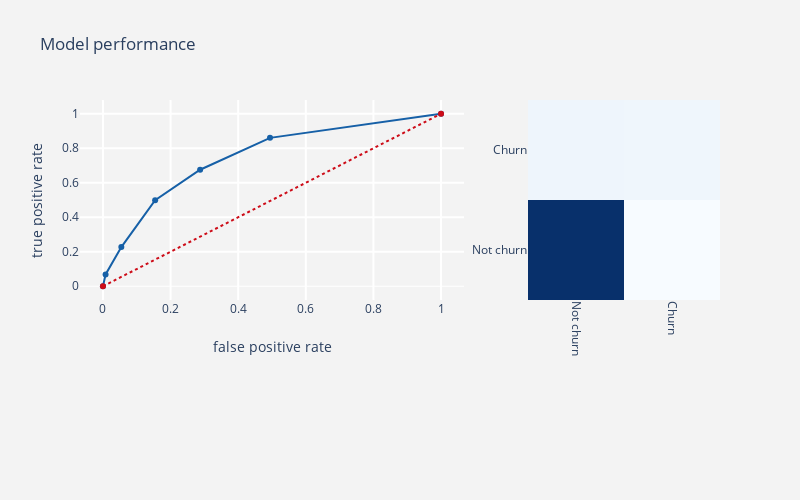

The notebook cell saved with this chart:
### Code cell
predictions2 = telecom_churn_prediction_alg(knn,train_X, test_X, train_Y, test_Y, threshold_plot=True)

### Figure 1 — Plotly figure (JSON) as saved in the notebook; plotly's stock layout.template omitted (floating-point values rounded to 4 significant figures)
{"data": [{"line": {"color": "rgb(22, 96, 167)", "width": 2}, "name": "Roc : 0.6721559033737223", "type": "scatter", "x": [0, 0.007767, 0.05437, 0.1544, 0.2874, 0.4942, 1], "y": [0, 0.0686, 0.2269, 0.4987, 0.6755, 0.8602, 1]}, {"line": {"color": "rgb(205, 12, 24)", "dash": "dot", "width": 2}, "type": "scatter", "x": [0, 1], "y": [0, 1]}, {"colorscale": [[0, "rgb(247,251,255)"], [0.125, "rgb(222,235,247)"], [0.25, "rgb(198,219,239)"], [0.375, "rgb(158,202,225)"], [0.5, "rgb(107,174,214)"], [0.625, "rgb(66,146,198)"], [0.75, "rgb(33,113,181)"], [0.875, "rgb(8,81,156)"], [1, "rgb(8,48,107)"]], "name": "matrix", "showscale": false, "type": "heatmap", "x": ["Not churn", "Churn"], "xaxis": "x2", "y": ["Not churn", "Churn"], "yaxis": "y2", "z": [[871, 159], [190, 189]]}], "layout": {"autosize": false, "height": 500, "margin": {"b": 200}, "paper_bgcolor": "rgb(243,243,243)", "plot_bgcolor": "rgb(243,243,243)", "showlegend": false, "title": {"text": "Model performance"}, "width": 800, "xaxis": {"domain": [0, 0.6], "gridcolor": "rgb(255, 255, 255)", "gridwidth": 2, "ticklen": 5, "title": {"text": "false positive rate"}}, "xaxis2": {"domain": [0.7, 1], "gridcolor": "rgb(255, 255, 255)", "tickangle": 90}, "yaxis": {"gridcolor": "rgb(255, 255, 255)", "gridwidth": 2, "ticklen": 5, "title": {"text": "true positive rate"}, "zerolinewidth": 1}, "yaxis2": {"anchor": "x2", "gridcolor": "rgb(255, 255, 255)"}}}
